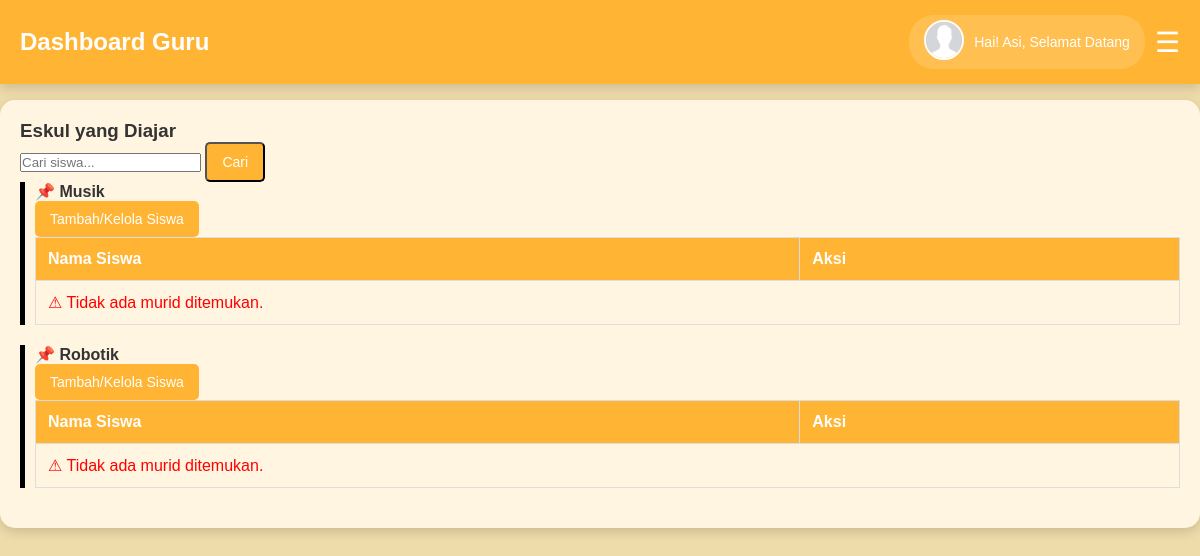
Before: /dashboard_guru.php (signed in) with the older database file.
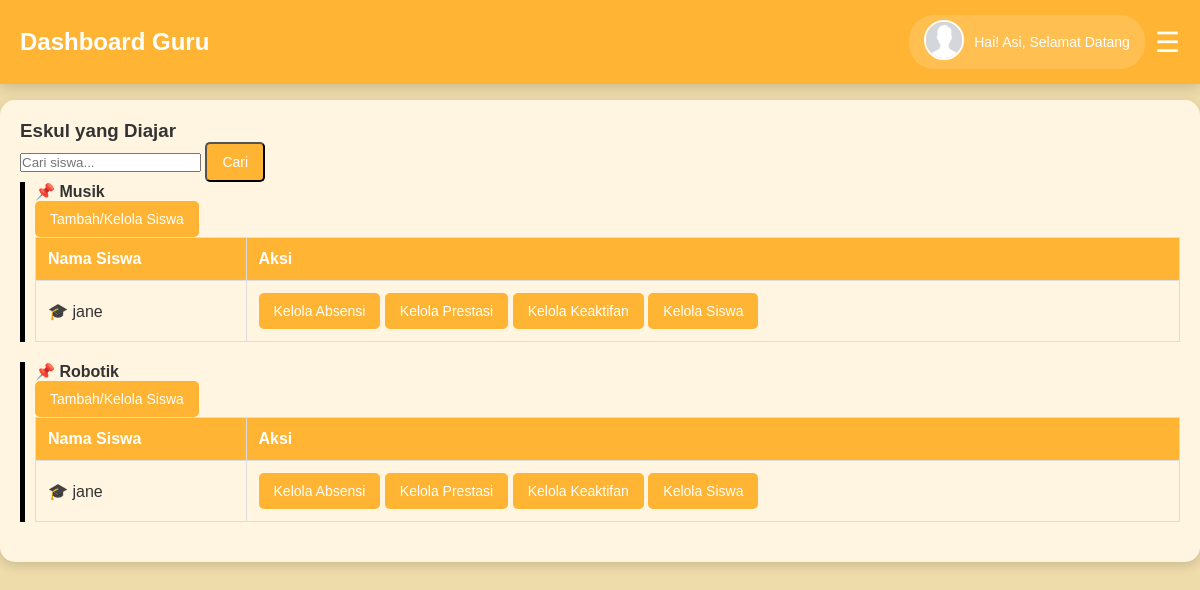
After: the same page with the newer database file.
### tables this page shows
CREATE TABLE `eskul` (
  `eskul_id` int(11) NOT NULL,
  `name` varchar(100) NOT NULL,
  `description` text DEFAULT NULL,
  `created_at` datetime DEFAULT current_timestamp()
);

CREATE TABLE `students` (
  `student_id` int(11) NOT NULL,
  `name` varchar(100) NOT NULL,
  `email` varchar(100) DEFAULT NULL,
  `phone` varchar(15) DEFAULT NULL,
  `user_id` int(11) DEFAULT NULL,
  `kelas_id` int(11) DEFAULT NULL
);

### dashboard_guru.php (the view, shortened to what this page needs)
<?php
include 'koneksi.php';
$user_id = $_SESSION['user_id'];
$query_teacher = "SELECT t.teacher_id, t.name, u.profile_picture
                  FROM teachers t
                  JOIN users u ON t.user_id = u.id
                  WHERE t.user_id = ?";
$stmt_teacher = $conn->prepare($query_teacher);
$stmt_teacher->bind_param("i", $user_id);
$stmt_teacher->execute();
$result_teacher = $stmt_teacher->get_result();
$teacher = $result_teacher->fetch_assoc();
$teacher_id = $teacher['teacher_id'];
$teacher_name = $teacher['name'];
$teacher_photo = !empty($teacher['profile_picture']) ? $teacher['profile_picture'] : 'fotos/profile/default.png';
$search_query = "";
$query_eskul = "SELECT e.eskul_id, e.name FROM eskul_teachers et
          JOIN eskul e ON et.eskul_id = e.eskul_id
          WHERE et.teacher_id = ?";
$stmt = $conn->prepare($query_eskul);
$stmt->bind_param("i", $teacher_id);
$stmt->execute();
$eskul_result = $stmt->get_result();
$eskul_icons = [
    "Basketball" => ["🏀", "#ff9800"],
    "Music" => ["🎵", "#2D336B"],
    "Futsal" => ["⚽", "#2196f3"],
    "Drama" => ["🎭", "#9c27b0"],
    "Pencak Silat" => ["🥋", "#f44336"],
    "RoboTech" => ["🤖", "#607d8b"]
];
?>
<!DOCTYPE html>
<html lang="id">
<head>
  <link rel="stylesheet" href="css/style.css">
</head>
<body>
<nav class="navbar">
  <div class="navbar-left">
    <h2>Dashboard Guru</h2>
  </div>
  <div class="navbar-right">
    <div class="profile">
      <a href="profil.php">
        <img src="<?php echo htmlspecialchars($teacher_photo); ?>" alt="Profile" class="profile-logo">
      </a>
      <span class="welcome-message">
        Hai! <?php echo htmlspecialchars($teacher_name); ?>, Selamat Datang
      </span>
    </div>
    <button id="menu-btn" class="menu-btn">☰</button>
  </div>
</nav>
<div class="wrapper">
  <main class="container">
    <h3>Eskul yang Diajar</h3>
    <form method="GET" action="">
      <input type="text" name="search" placeholder="Cari siswa..." value="<?php echo htmlspecialchars($search_query); ?>">
      <button type="submit" class="button">Cari</button>
    </form>
    <?php
    if ($eskul_result->num_rows > 0) {
        while ($row = $eskul_result->fetch_assoc()) {
            $eskul_id = $row['eskul_id'];
            $eskul_name = $row['name'];
            $icon = $eskul_icons[$eskul_name][0] ?? "📌";
            $color = $eskul_icons[$eskul_name][1] ?? "#000";
            echo "<div class='eskul-section' style='border-left: 5px solid $color; padding-left: 10px; margin-bottom: 20px;'>";
            echo "<h4>$icon " . htmlspecialchars($eskul_name) . "</h4>";
            echo "<a href='dashboard-guru-fiture/kelola_siswa.php?eskul_id=$eskul_id' class='button'>Tambah/Kelola Siswa</a>";
            $query_students = "SELECT s.student_id, s.name FROM eskul_students es
                                JOIN students s ON es.student_id = s.student_id
                                WHERE es.eskul_id = ?";
            $stmt_students = $conn->prepare($query_students);
            if (!empty($search_query)) {
                $search_term = "%" . $search_query . "%";
                $stmt_students->bind_param("is", $eskul_id, $search_term);
            } else {
                $stmt_students->bind_param("i", $eskul_id);
            }
            $stmt_students->execute();
            $students_result = $stmt_students->get_result();
            echo "<div class='table-responsive'>";
            echo "<table class='user-table'>";
            echo "<thead>
                    <tr>
                      <th>Nama Siswa</th>
                      <th>Aksi</th>
                    </tr>
                  </thead>";
            echo "<tbody>";
            if ($students_result->num_rows > 0) {
                while ($student = $students_result->fetch_assoc()) {
                    echo "<tr>";
                    echo "<td>🎓 " . htmlspecialchars($student['name']) . "</td>";
                    echo "<td>
                            <a href='dashboard-guru-fiture/kelola_absensi.php?eskul_id=$eskul_id&student_id=" . $student['student_id'] . "' class='button'>Kelola Absensi</a>
                            <a href='dashboard-guru-fiture/kelola_prestasi.php?eskul_id=$eskul_id&student_id=" . $student['student_id'] . "' class='button'>Kelola Prestasi</a>
                            <a href='dashboard-guru-fiture/kelola_keaktifan.php?eskul_id=$eskul_id' class='button'>Kelola Keaktifan</a>
                            <a href='dashboard-guru-fiture/kelola_siswa.php?eskul_id=$eskul_id' class='button'>Kelola Siswa</a>
                          </td>";
                    echo "</tr>";
                }
            } else {
                echo "<tr><td colspan='2' style='color: red;'>⚠ Tidak ada murid ditemukan.</td></tr>";
            }
            echo "</tbody></table>";
            echo "</div>";
            echo "</div>";
        }
    } else {
        echo "<p style='color: red;'>⚠ Anda belum mengajar eskul mana pun.</p>";
    }
    ?>
  </main>
</div>
</body>
</html>

Changed rows visible on the page:
changed eskul "Musik": gains students (name "jane"); no longer shows "⚠ Tidak ada murid ditemukan."
changed eskul "Robotik": gains students (name "jane"); no longer shows "⚠ Tidak ada murid ditemukan."
